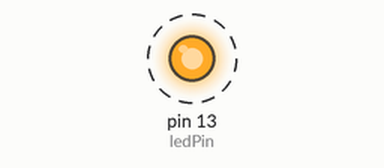
The sketch below on a simulated Arduino Uno, built with avr-gcc and run on an emulated ATmega328P. Shown: output pins drawn as LEDs (lit = HIGH). Dashed ring = blinking.

Above: at 0.2 s.
Timing chart, 0 to 3.0 s (numbered marks = the images above):
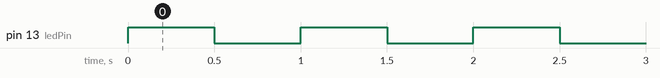

Measured:
- by itself, pin 13 (ledPin): alternates HIGH for 0.50 s and LOW for 0.50 s

The sketch:

BlinkTest-External.ino
```cpp
#include "src/blink.h"

const int ledPin = 13;

void setup() {
  pinMode(ledPin, OUTPUT);
}

void loop() {
  blink(ledPin);
}
```

blink.cpp
```cpp
#include "blink.h"

void blink(int pin) {
  digitalWrite(pin, HIGH);
  delay(500);
  digitalWrite(pin, LOW);
  delay(500);
}
```

blink.h
```cpp
#ifndef BLINK_H
#define BLINK_H

#include "Arduino.h"
void blink(int pin);

#endif
```
